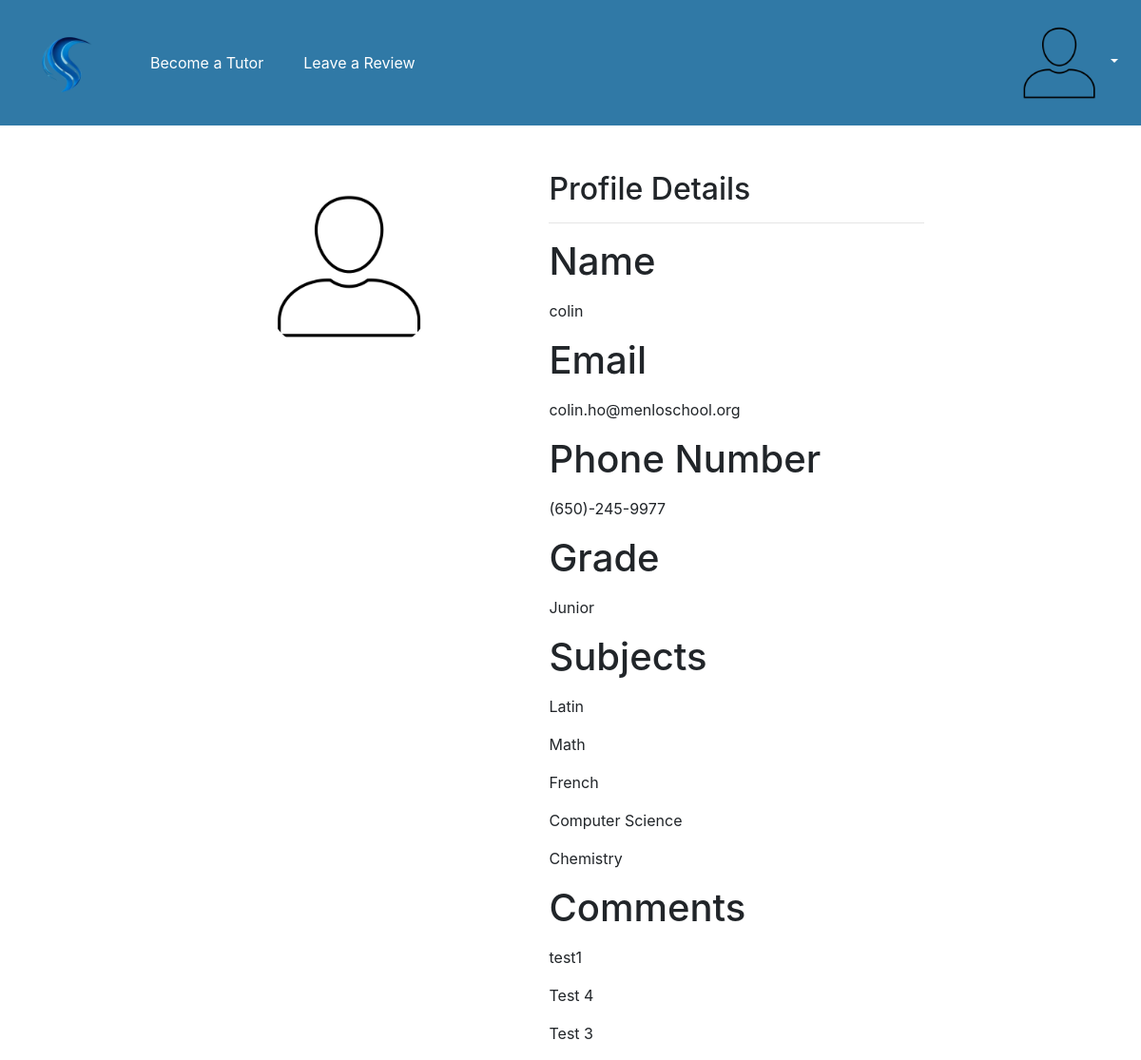
The page /profile (signed in) on the database as committed earlier.
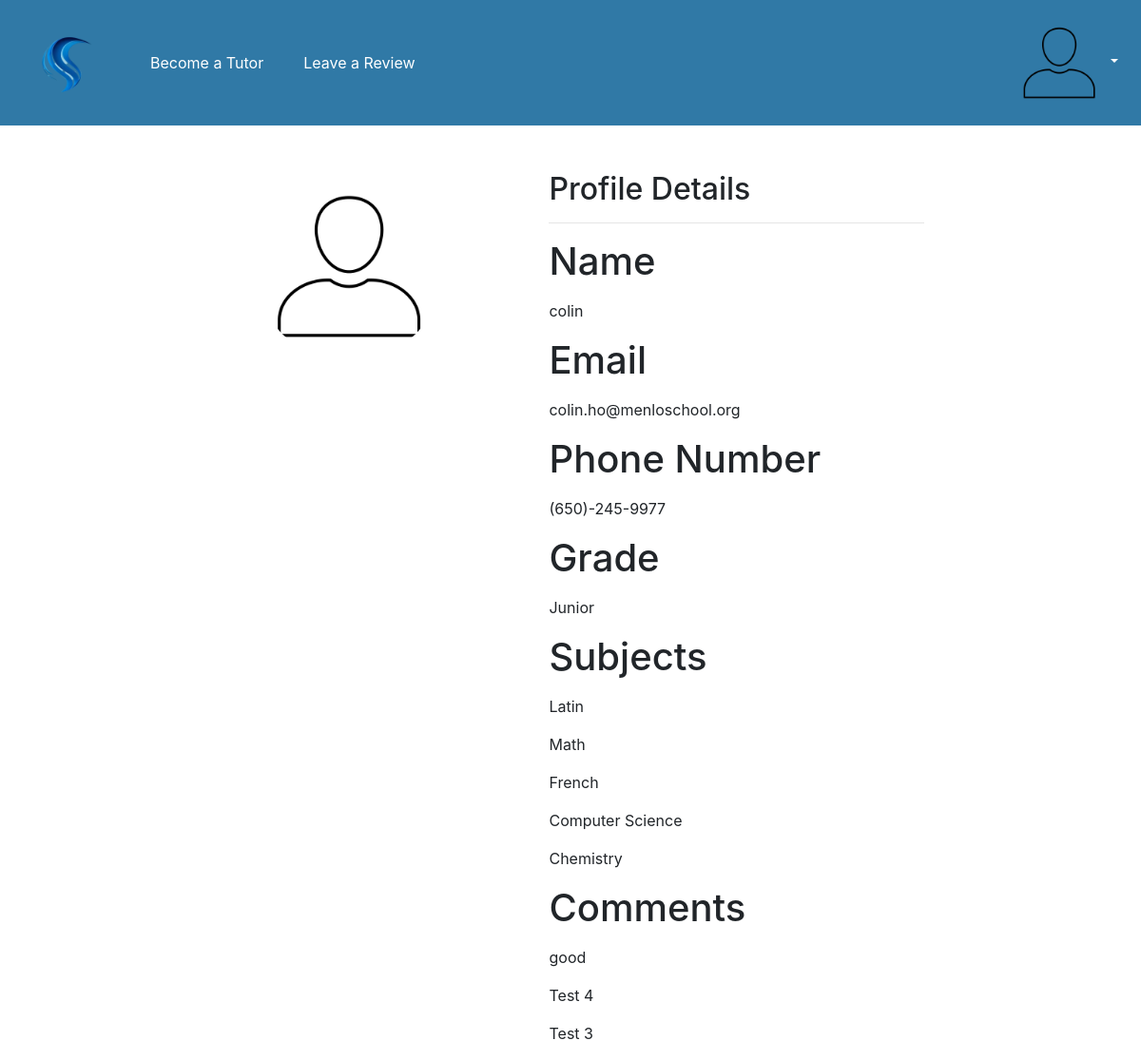
The same page on the database as committed later.
### models.py (models this page shows, shortened)
class User(Base):
    __tablename__ = "users"
    id = Column("id", INTEGER, primary_key=True)
    username = Column("username", TEXT, nullable=False)
    name = Column("name", TEXT, nullable=False)
    password = Column("password", TEXT, nullable=False)
    tutors = relationship("Tutor", secondary="ratingtags", back_populates="users")

class Tutor(Base):
    __tablename__ = "tutors"
    id = Column("id", INTEGER, primary_key=True)
    bio = Column("bio", TEXT, nullable=False)
    intro = Column("intro", TEXT, nullable=False)
    grade = Column("grade", TEXT, nullable=False)
    phone = Column("phone", TEXT, nullable=False)
    email = Column("email", TEXT, nullable=False)
    user_id = Column(INTEGER, ForeignKey('users.id'), nullable=False)
    users = relationship("User", secondary="ratingtags", back_populates="tutors")
    subjects = relationship("Subject", secondary="subjecttags", back_populates="tutors")

class Subject(Base):
    __tablename__ = "subjects"
    id = Column("id", INTEGER, primary_key=True)
    name = Column("name", TEXT, nullable=False)
    tutors = relationship("Tutor", secondary="subjecttags", back_populates="subjects")

class RatingTag(Base):
    __tablename__ = "ratingtags"
    id = Column("id", INTEGER, primary_key=True)
    comment = Column("comment", TEXT, nullable=False)
    user_id = Column(INTEGER, ForeignKey('users.id'))
    tutor_id = Column(INTEGER, ForeignKey('tutors.id'))
    def __repr__(self):
        return self.comment

### app.py (the view)
@app.route("/profile")
def profile():
    if "username" in session:
        user = db_session.query(User).filter(User.username == session["username"]).first()
        tutorcheck = db_session.query(Tutor).where(Tutor.user_id == user.id).first()
        if(tutorcheck):
            comments = db_session.query(RatingTag).where(RatingTag.tutor_id == tutorcheck.id).order_by(RatingTag.id.desc()).limit(3).all()
            subjects = tutorcheck.subjects
            return render_template("profile.html", user=user, tutorcheck=tutorcheck, comments=comments, subjects=subjects)
        else:
            comments = db_session.query(RatingTag).where(RatingTag.user_id == user.id).order_by(RatingTag.id.desc()).limit(3).all()
            return render_template("profile.html", user=user, tutorcheck=tutorcheck, comments=comments)
    else:
        return redirect(url_for("login"))

### templates/profile.html (shortened to what this page needs)
{% extends "base.html" %}
  {% block style %}
    <link rel="stylesheet" type="text/css" href="{{url_for('static', filename='styles/profile.css')}}">
    {% endblock %}
    {% block content %}
    <div class="container">
        <div class="row mt-5">
          <div class="col-md-4 offset-md-1">
            <div class="profile-picture text-center">
              <img src="{{url_for('static', filename='images/profile.png')}}" alt="Profile Picture" class="rounded-circle">
            </div>
          </div>
          <div class="col-md-6">
            <div class="profile-details">
              <h2>Profile Details</h2>
              <hr>
              <div class="form-group">
                <h1><label for="name">Name</label></h1>
                <p>{{user.name}}</p>
              </div>
              {%if tutorcheck:%}
                <div class="form-group">
                  <h1><label for="email">Email</label></h1>
                  <p>{{tutorcheck.email}}</p>
                </div>
                <div class="form-group">
                  <h1><label for="phone">Phone Number</label></h1>
                  <p>{{tutorcheck.phone}}</p>
                </div>
                <div class="form-group">
                  <h1><label for="grade">Grade</label></h1>
                  <p>{{tutorcheck.grade}}</p>
                </div>
                <div class="form-group">
                  <h1><label for="subjects">Subjects</label></h1>
                  {%for subject in subjects:%}
                    <p>{{subject.name}}</p>
                  {%endfor%}
                </div>
              {%endif%}
              <div class="form-group">
                <h1><label for="phone">Comments</label></h1>
                {%for comment in comments:%}
                  <p>{{comment}}</p>
                {%endfor%}
              </div>
            </div>
          </div>
        </div>
      </div>
    {% endblock %}

### templates/base.html (shortened to what this page needs)
<!DOCTYPE html>
<html>
    <head>
        <link rel="stylesheet" href="https://cdn.jsdelivr.net/npm/bootstrap@4.3.1/dist/css/bootstrap.min.css"
>
        <link rel="stylesheet" type="text/css" href="{{url_for('static', filename='styles/base.css')}}">
        {% block style%}
        {% endblock %}
    </head>
    <body>
        {% set active_page = active_page|default('home') -%}
        <nav class="navbar navbar-expand-lg navbar-custom">
            <a class="navbar-brand" href="/home"><img src="{{url_for('static', filename='images/logo2.png')}}" width="100" height="100" alt="Logo"></a>
            <a class="nav-link" href="/tutor">Become a Tutor</a>
            <a class="nav-link" href="/review">Leave a Review</a>
              <div class="collapse navbar-collapse justify-content-end" id="navbarNav">
                <ul class="navbar-nav">
                  <li class="nav-item dropdown">
                    <a class="nav-link dropdown-toggle" href="/profile"><img src="{{url_for('static', filename='images/profile.png')}}" width="100" height="100" alt="Profile" id="navbarDropdownMenuLink" role="button" data-toggle="dropdown" aria-haspopup="true" aria-expanded="false"></a>
                  </li>
                </ul>
              </div>
        </nav>
        <div class="container">
            {% block content %}
            {% endblock %}
        </div>
    </body>
</html>

### static/styles/base.css (style rules this page uses)
.navbar-custom { background-color: #3079A6; width: 100%; margin-left: 0; margin-right: 0; }
.navbar-custom .nav-link { margin-left: 10px; color: white; }

### static/styles/profile.css (style rules this page uses)
.container { max-width: 960px; }
.profile-picture img { width: 200px; height: 200px; }
.profile-details { padding-left: 40px; }

Rows that differ between the two databases and show on the page:
changed RatingTag: comment "test1" → "good"
